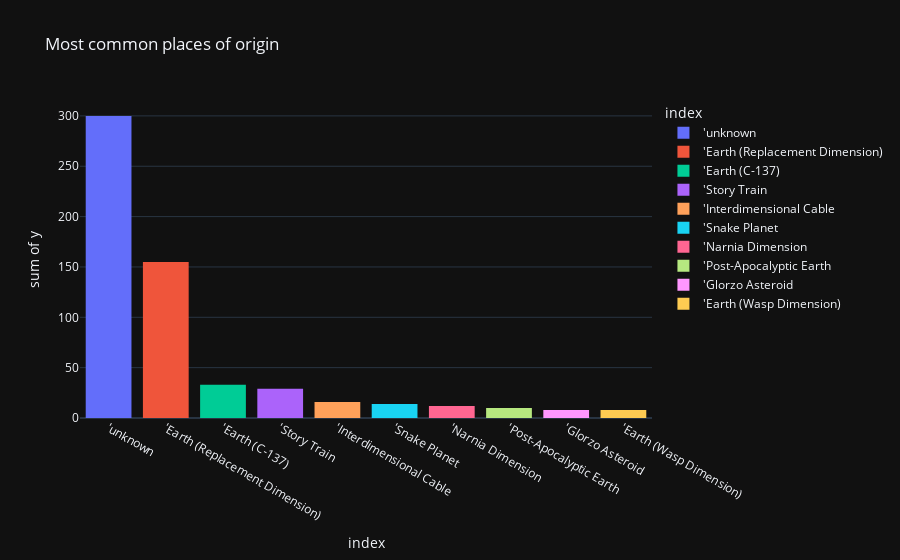

Notebook code cell kept with this figure:
### Code cell
fig=px.histogram(origin_df, x=origin_df.index, y=origin_df, title="Most common places of origin", template="plotly_dark", color=origin_df.index)
fig.show()

### Figure 1 — Plotly figure (JSON) as saved in the notebook; plotly's stock layout.template omitted (floating-point values rounded to 4 significant figures)
{"data": [{"alignmentgroup": "True", "bingroup": "x", "histfunc": "sum", "hovertemplate": "index=%{x}<br>sum of y=%{y}<extra></extra>", "legendgroup": "'unknown", "marker": {"color": "#636efa", "pattern": {"shape": ""}}, "name": "'unknown", "offsetgroup": "'unknown", "orientation": "v", "showlegend": true, "type": "histogram", "x": ["'unknown"], "xaxis": "x", "y": [300], "yaxis": "y"}, {"alignmentgroup": "True", "bingroup": "x", "histfunc": "sum", "hovertemplate": "index=%{x}<br>sum of y=%{y}<extra></extra>", "legendgroup": "'Earth (Replacement Dimension)", "marker": {"color": "#EF553B", "pattern": {"shape": ""}}, "name": "'Earth (Replacement Dimension)", "offsetgroup": "'Earth (Replacement Dimension)", "orientation": "v", "showlegend": true, "type": "histogram", "x": ["'Earth (Replacement Dimension)"], "xaxis": "x", "y": [155], "yaxis": "y"}, {"alignmentgroup": "True", "bingroup": "x", "histfunc": "sum", "hovertemplate": "index=%{x}<br>sum of y=%{y}<extra></extra>", "legendgroup": "'Earth (C-137)", "marker": {"color": "#00cc96", "pattern": {"shape": ""}}, "name": "'Earth (C-137)", "offsetgroup": "'Earth (C-137)", "orientation": "v", "showlegend": true, "type": "histogram", "x": ["'Earth (C-137)"], "xaxis": "x", "y": [33], "yaxis": "y"}, {"alignmentgroup": "True", "bingroup": "x", "histfunc": "sum", "hovertemplate": "index=%{x}<br>sum of y=%{y}<extra></extra>", "legendgroup": "'Story Train", "marker": {"color": "#ab63fa", "pattern": {"shape": ""}}, "name": "'Story Train", "offsetgroup": "'Story Train", "orientation": "v", "showlegend": true, "type": "histogram", "x": ["'Story Train"], "xaxis": "x", "y": [29], "yaxis": "y"}, {"alignmentgroup": "True", "bingroup": "x", "histfunc": "sum", "hovertemplate": "index=%{x}<br>sum of y=%{y}<extra></extra>", "legendgroup": "'Interdimensional Cable", "marker": {"color": "#FFA15A", "pattern": {"shape": ""}}, "name": "'Interdimensional Cable", "offsetgroup": "'Interdimensional Cable", "orientation": "v", "showlegend": true, "type": "histogram", "x": ["'Interdimensional Cable"], "xaxis": "x", "y": [16], "yaxis": "y"}, {"alignmentgroup": "True", "bingroup": "x", "histfunc": "sum", "hovertemplate": "index=%{x}<br>sum of y=%{y}<extra></extra>", "legendgroup": "'Snake Planet", "marker": {"color": "#19d3f3", "pattern": {"shape": ""}}, "name": "'Snake Planet", "offsetgroup": "'Snake Planet", "orientation": "v", "showlegend": true, "type": "histogram", "x": ["'Snake Planet"], "xaxis": "x", "y": [14], "yaxis": "y"}, {"alignmentgroup": "True", "bingroup": "x", "histfunc": "sum", "hovertemplate": "index=%{x}<br>sum of y=%{y}<extra></extra>", "legendgroup": "'Narnia Dimension", "marker": {"color": "#FF6692", "pattern": {"shape": ""}}, "name": "'Narnia Dimension", "offsetgroup": "'Narnia Dimension", "orientation": "v", "showlegend": true, "type": "histogram", "x": ["'Narnia Dimension"], "xaxis": "x", "y": [12], "yaxis": "y"}, {"alignmentgroup": "True", "bingroup": "x", "histfunc": "sum", "hovertemplate": "index=%{x}<br>sum of y=%{y}<extra></extra>", "legendgroup": "'Post-Apocalyptic Earth", "marker": {"color": "#B6E880", "pattern": {"shape": ""}}, "name": "'Post-Apocalyptic Earth", "offsetgroup": "'Post-Apocalyptic Earth", "orientation": "v", "showlegend": true, "type": "histogram", "x": ["'Post-Apocalyptic Earth"], "xaxis": "x", "y": [10], "yaxis": "y"}, {"alignmentgroup": "True", "bingroup": "x", "histfunc": "sum", "hovertemplate": "index=%{x}<br>sum of y=%{y}<extra></extra>", "legendgroup": "'Glorzo Asteroid", "marker": {"color": "#FF97FF", "pattern": {"shape": ""}}, "name": "'Glorzo Asteroid", "offsetgroup": "'Glorzo Asteroid", "orientation": "v", "showlegend": true, "type": "histogram", "x": ["'Glorzo Asteroid"], "xaxis": "x", "y": [8], "yaxis": "y"}, {"alignmentgroup": "True", "bingroup": "x", "histfunc": "sum", "hovertemplate": "index=%{x}<br>sum of y=%{y}<extra></extra>", "legendgroup": "'Earth (Wasp Dimension)", "marker": {"color": "#FECB52", "pattern": {"shape": ""}}, "name": "'Earth (Wasp Dimension)", "offsetgroup": "'Earth (Wasp Dimension)", "orientation": "v", "showlegend": true, "type": "histogram", "x": ["'Earth (Wasp Dimension)"], "xaxis": "x", "y": [8], "yaxis": "y"}], "layout": {"barmode": "relative", "legend": {"title": {"text": "index"}, "tracegroupgap": 0}, "title": {"text": "Most common places of origin"}, "xaxis": {"anchor": "y", "categoryarray": ["'unknown", "'Earth (Replacement Dimension)", "'Earth (C-137)", "'Story Train", "'Interdimensional Cable", "'Snake Planet", "'Narnia Dimension", "'Post-Apocalyptic Earth", "'Glorzo Asteroid", "'Earth (Wasp Dimension)"], "categoryorder": "array", "domain": [0, 1], "title": {"text": "index"}}, "yaxis": {"anchor": "x", "domain": [0, 1], "title": {"text": "sum of y"}}}}
